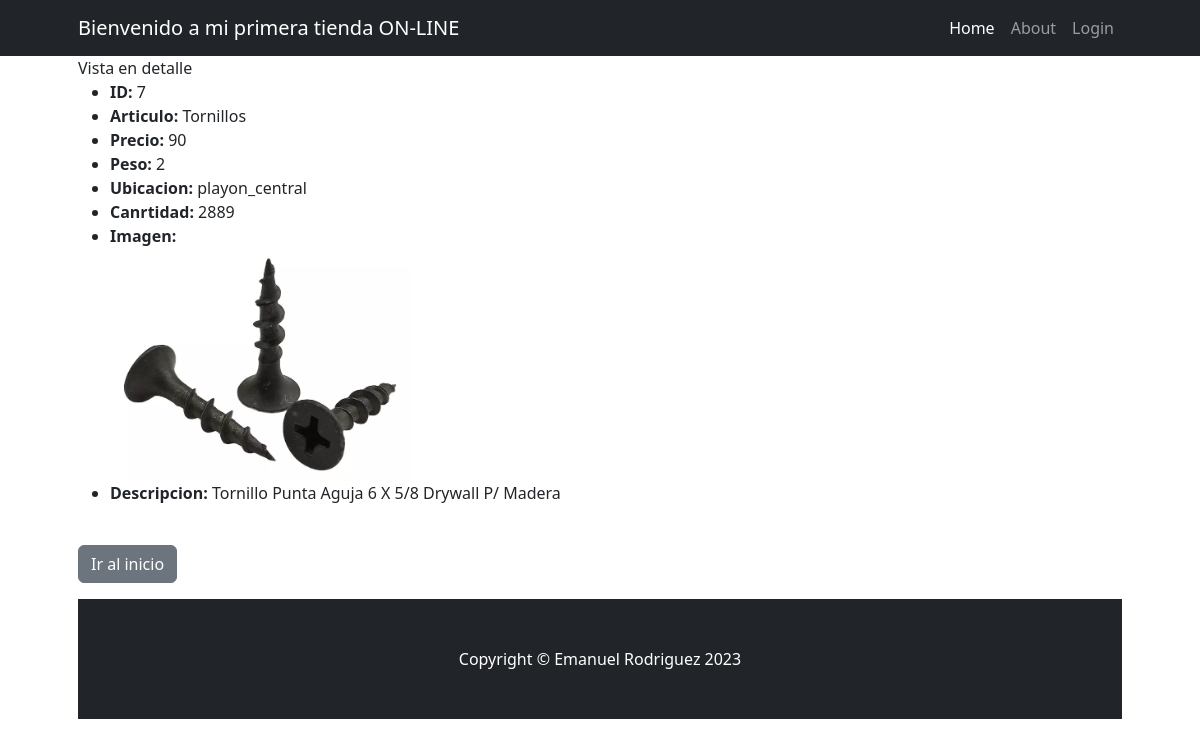
/stock/detail/7, run on the app's committed database.
### stock/models.py (models this page shows, shortened)
class Stock(models.Model):
    articulo = models.CharField(max_length=100)
    precio = models.IntegerField()
    peso = models.IntegerField()
    cantidad = models.IntegerField()
    ubicacion_id = models.ForeignKey(Ubicacion, on_delete=models.SET_NULL, null=True, blank=True)
    imagen = models.ImageField(upload_to='images/', null=True, blank=True)
    descripcion = models.CharField(max_length=500, null=True, blank=True)

class Ubicacion(models.Model):
    ubicacion = models.CharField(max_length=100)
    def __str__(self) -> str:
        return self.ubicacion

### stock/views.py (the view)
# urls.py: path("detail/<int:pk>", views.StockDetail.as_view(), name="stock_detail"),
class StockDetail(DetailView):
    model = models.Stock

### stock/templates/stock/stock_detail.html
{% extends 'home/base.html' %}
{% block title %}
    Vista en detalle
{% endblock title %}
{% block content %}
    <ul>
        <li>
            <strong>ID:</strong> {{ object.id }}
            <li>
                <strong>Articulo:</strong> {{ object.articulo }}
                <li>
                    <strong>Precio:</strong> {{ object.precio }}
                    <li>
                        <strong>Peso:</strong> {{ object.peso }}
                        <li>
                            <strong>Ubicacion:</strong> {{ object.ubicacion_id }}
                            <li>
                                <strong>Canrtidad:</strong> {{ object.cantidad }}
                                {% if object.imagen %}
                                    <li>
                                        <strong>Imagen:</strong>
                                        <br>
                                        <img src="{{ object.imagen.url }}"
                                             alt="{{ object.articulo }}'s Imagen"
                                             style="max-width: 300px">
                                    </li>
                                {% endif %}
                                <li>
                                    <strong>Descripcion:</strong> {{ object.descripcion }}
                                </ul>
                                <p>
                                    <a class="btn btn-secondary justify-content-around mt-4"
                                       href="{% url 'stock:index' %}">Ir al inicio</a>
                                </p>
                            {% endblock content %}

### data on the page
Stock: id "7", articulo "Tornillos", precio "90", peso "2", ubicacion_id "playon_central", cantidad "2889", imagen (picture), descripcion "Tornillo Punta Aguja 6 X 5/8 Drywall P/ Madera"
